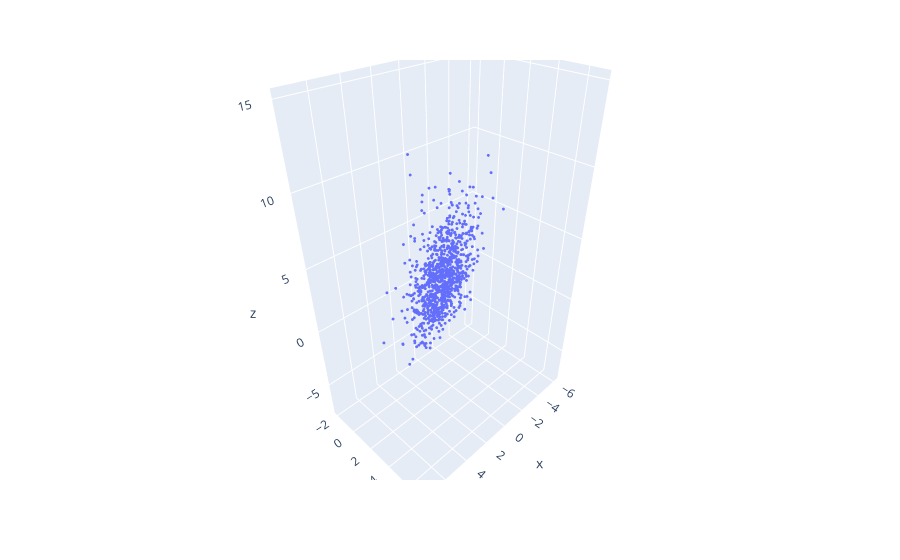

This figure's notebook cell:
### Markdown cell above
*Here we can plot a 3-d graph (not visible in github) to make sure that the point lie on a 2-d plane:*

### Code cell
import plotly.express as px

fig = px.scatter_3d(x=ARRAY_TEST3[0, :1000], y=ARRAY_TEST3[1, :1000], z=ARRAY_TEST3[2, :1000])
fig.update_traces(marker={"size": 1})
fig

### Figure 1 — Plotly figure (JSON) as saved in the notebook; plotly's stock layout.template omitted (floating-point values rounded to 4 significant figures; data arrays with more than 128 entries replaced by an {"elided": "..."} marker saying what was removed)
{"data": [{"hovertemplate": "x=%{x}<br>y=%{y}<br>z=%{z}<extra></extra>", "legendgroup": "", "marker": {"color": "#636efa", "size": 1, "symbol": "circle"}, "mode": "markers", "name": "", "scene": "scene", "showlegend": false, "type": "scatter3d", "x": {"elided": "1000 float values"}, "y": {"elided": "1000 float values"}, "z": {"elided": "1000 float values"}}], "layout": {"legend": {"tracegroupgap": 0}, "margin": {"t": 60}, "scene": {"domain": {"x": [0, 1], "y": [0, 1]}, "xaxis": {"title": {"text": "x"}}, "yaxis": {"title": {"text": "y"}}, "zaxis": {"title": {"text": "z"}}}}}
